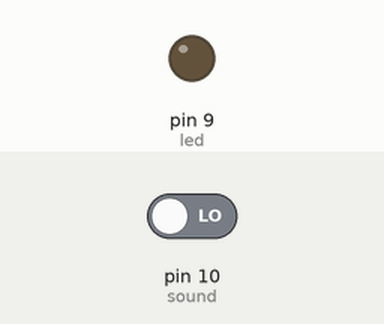
A sketch run on a simulated Arduino Uno, built with avr-gcc and run on an emulated ATmega328P. Parts: output pins drawn as LEDs (lit = HIGH). Inputs (shaded band) come from the test bench; at power-on: pin 10 (sound) LOW.

Above: at 1.2 s.
1.3 s: pin 10 (sound) driven HIGH
At 1.9 s:
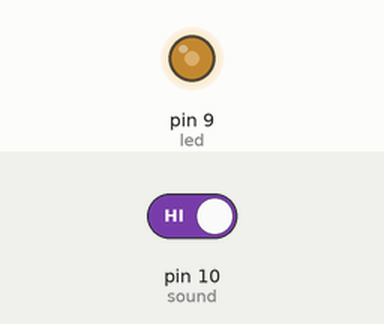
2.8 s: pin 10 (sound) driven LOW
At 3.8 s:
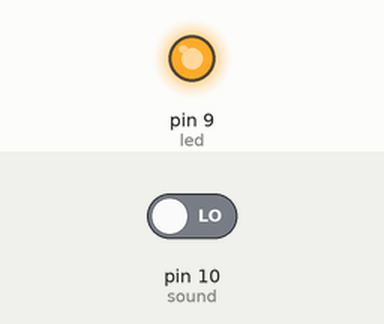
Timing chart, 0 to 5.8 s (numbered marks = the images above; inputs shaded):
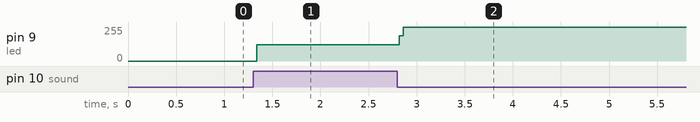

The sketch:

Program007turn_led_on_with_clap.ino
```cpp
int led=9;
int sound=10;
int j=0;

void setup() {
  // put your setup code here, to run once:
  pinMode(led, OUTPUT);
  pinMode(sound, INPUT);

}

void loop() {
  // put your main code here, to run repeatedly:
  if(digitalRead(sound)==HIGH){
    j++;
  }

  if(j%2==0){
    digitalWrite(led, LOW);
  }

  if(j%2!=0){
    digitalWrite(led,HIGH);
  }

}
```

Measured:
- after the input at 1.3 s, pin 9 (led): 0/255 → 123/255 at once
- after the input at 2.8 s, pin 9 (led): 123/255 → 255/255 at once
